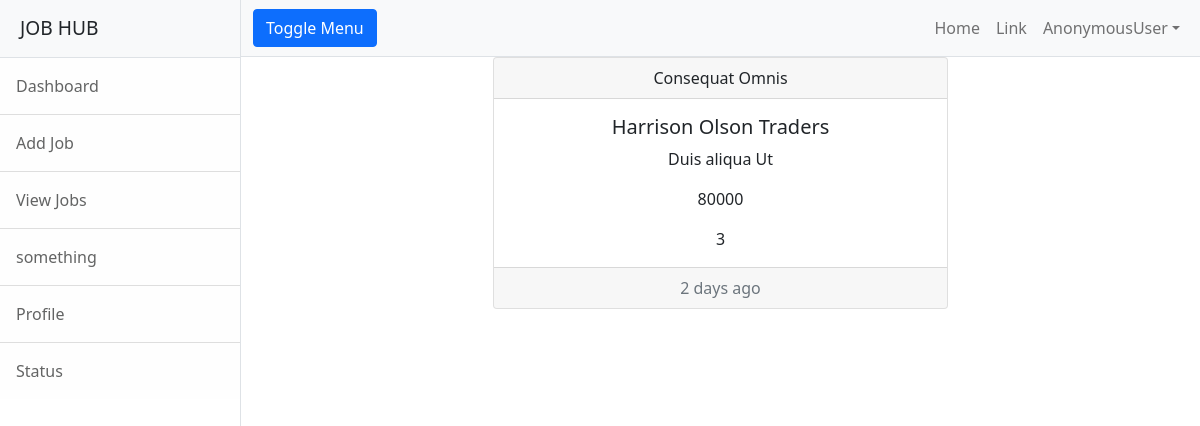
The page /jobs/detail/2/ on the database its author committed.
### employer/models.py (models this page shows, shortened)
class Job(models.Model):
    job_title = models.CharField(max_length=120)
    company = models.ForeignKey(User, on_delete=models.CASCADE)
    location = models.CharField(max_length=120)
    salary = models.PositiveIntegerField(null=True)
    experience = models.PositiveIntegerField(default=0)
    created_date = models.DateField(auto_now_add=True)
    last_date = models.DateField(null=True)
    is_active = models.BooleanField(default=True)

class User(AbstractUser):
    options = (
        ("employer", 'employer'),
        ("candidate", "candidate")
    )
    role = models.CharField(max_length=120, choices=options, default="candidate")
    phone = models.CharField(max_length=120, null=True)

class CompanyProfile(models.Model):
    company_name = models.CharField(max_length=100)
    user = models.OneToOneField(User, on_delete=models.CASCADE, related_name="employer")
    logo = models.ImageField(upload_to="company_profile", null=True)
    location = models.CharField(max_length=100)
    services = models.CharField(max_length=100)
    description = models.CharField(max_length=100)

### employer/views.py (the view)
# urls.py: path('jobs/detail/<int:id>/', views.JobDetailView.as_view(), name="emp-jobdetail"),
class JobDetailView(DetailView):
    model = Job
    context_object_name = 'job'
    template_name = 'emp-detail_job.html'
    pk_url_kwarg = 'id'

### employer/templates/emp-detail_job.html
{% extends 'base.html' %}
{% block content %}
<div class="row">
    <div class="col-3"></div>
    <div class="col-6">
        <div class="card text-center">
            <div class="card-header">
                {{job.job_title}}
            </div>
            <div class="card-body">
                <h5 class="card-title">{{ job.company.employer.company_name }}</h5>
                <p class="card-text">{{job.location}}</p>
                <p class="card-text">{{job.salary}}</p>
                <p class="card-text">{{job.experience}}</p>
            </div>
            <div class="card-footer text-muted">
                2 days ago
            </div>
        </div>
    </div>
    <div class="col-3"></div>
</div>
{% endblock %}

### rows shown on the page
Job: job_title "Consequat Omnis", company.employer.company_name "Harrison Olson Traders", location "Duis aliqua Ut", salary "80000", experience "3"

### other values the page prints
{{ user }} "AnonymousUser"
